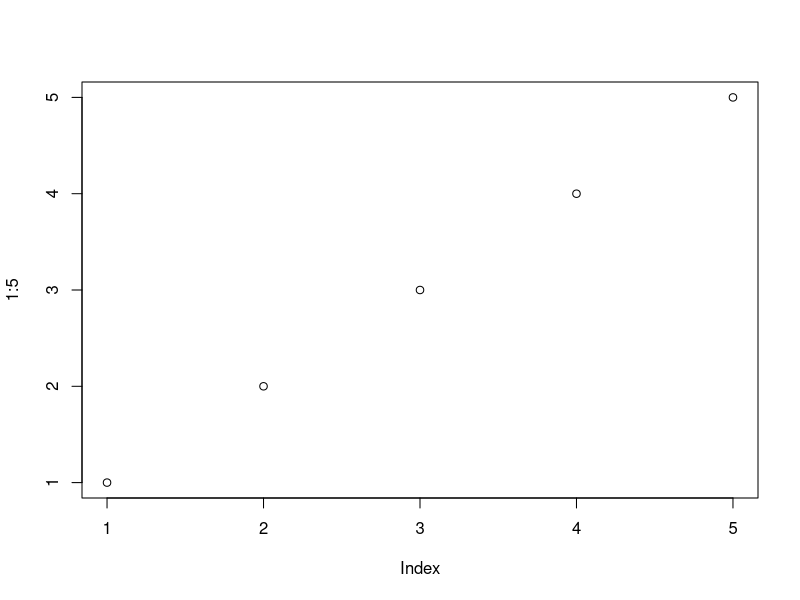
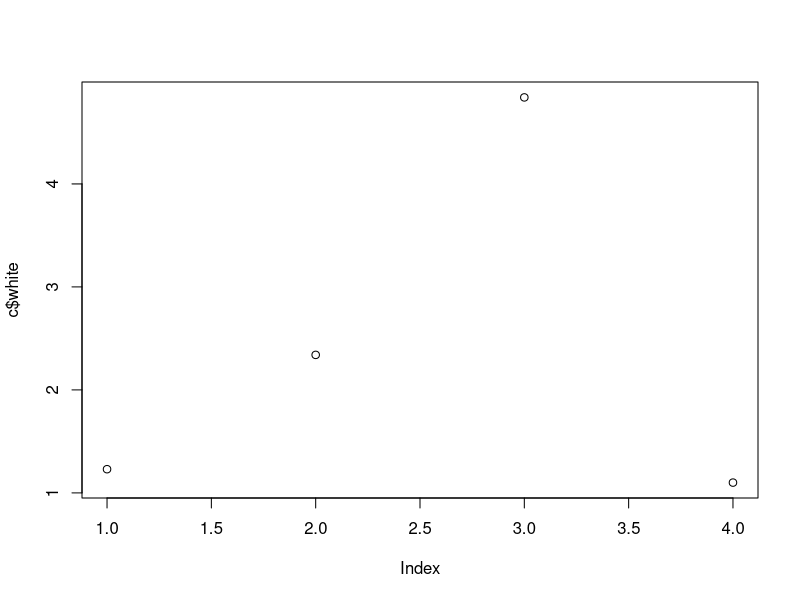
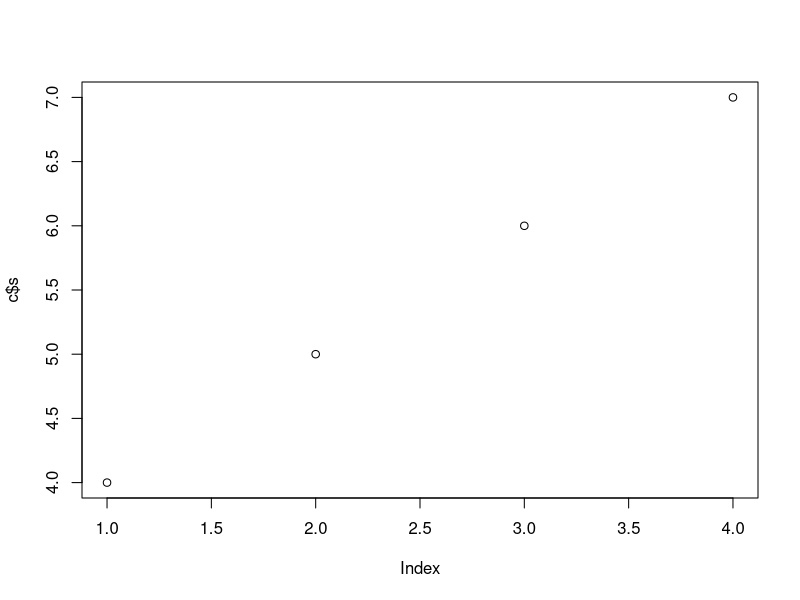
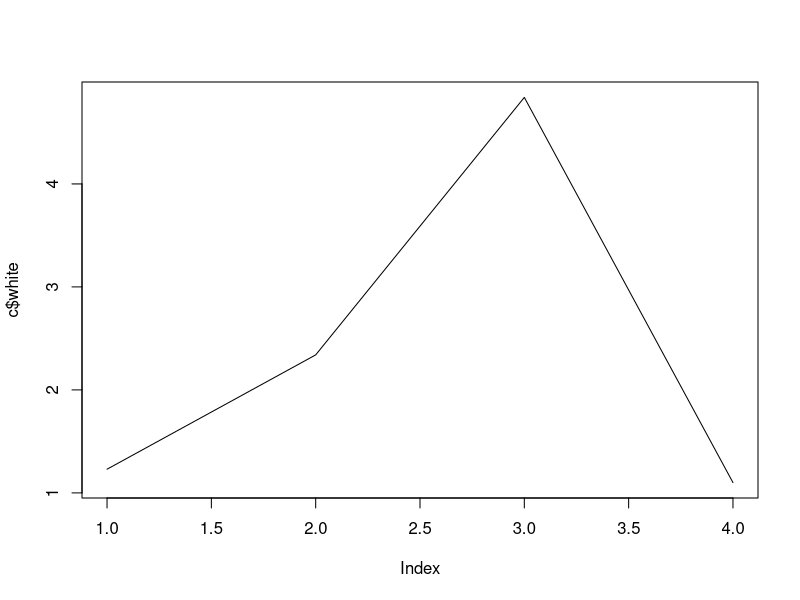
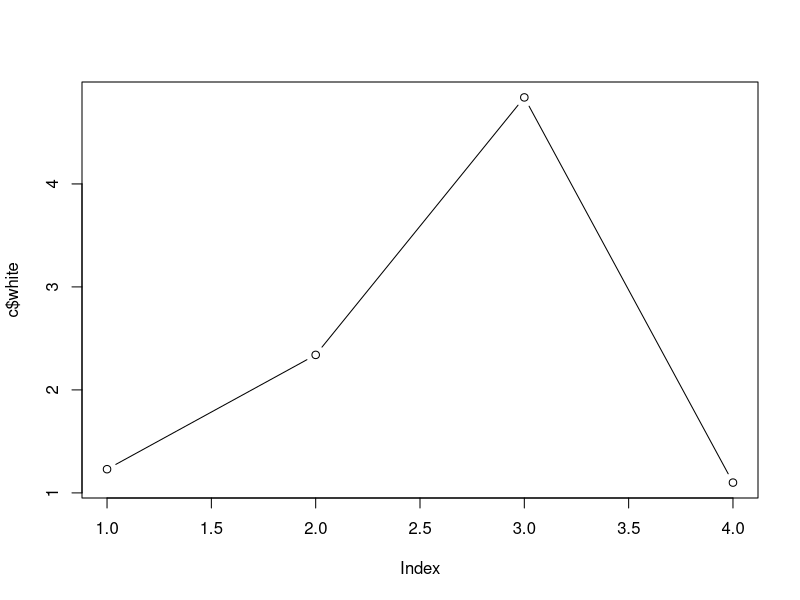
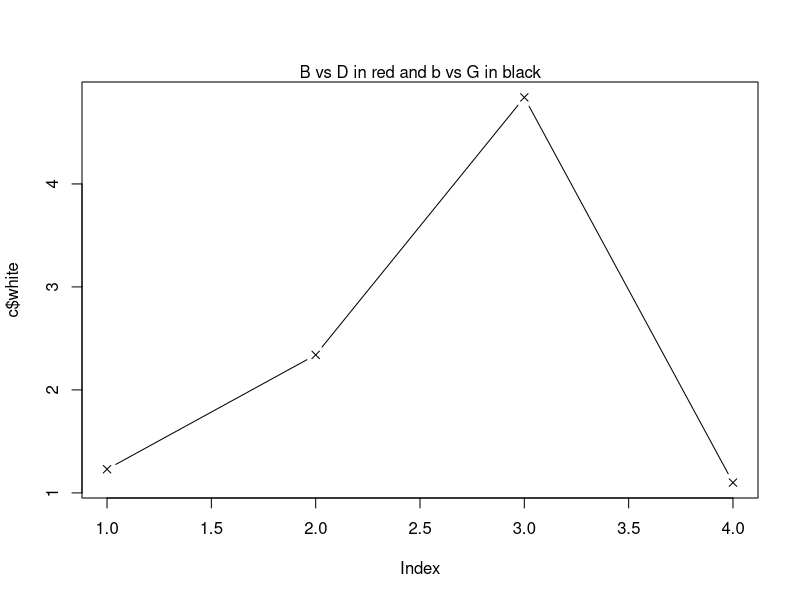
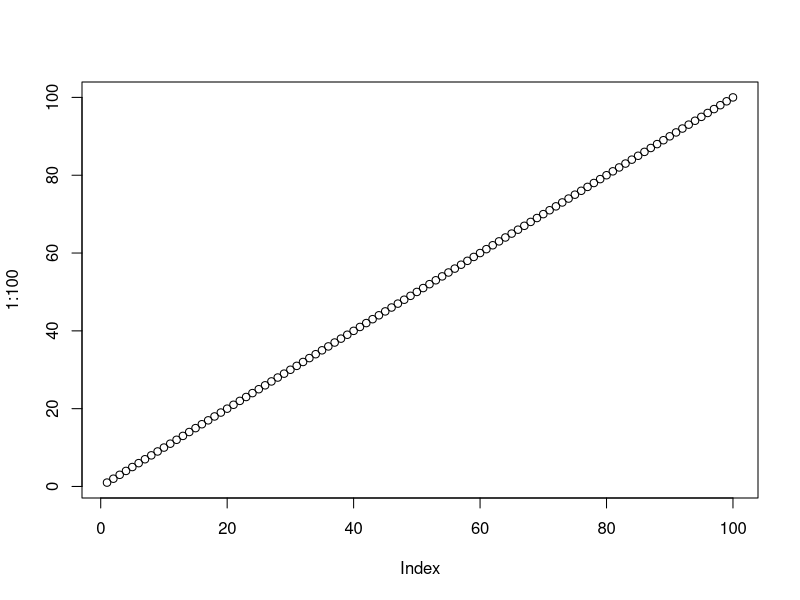
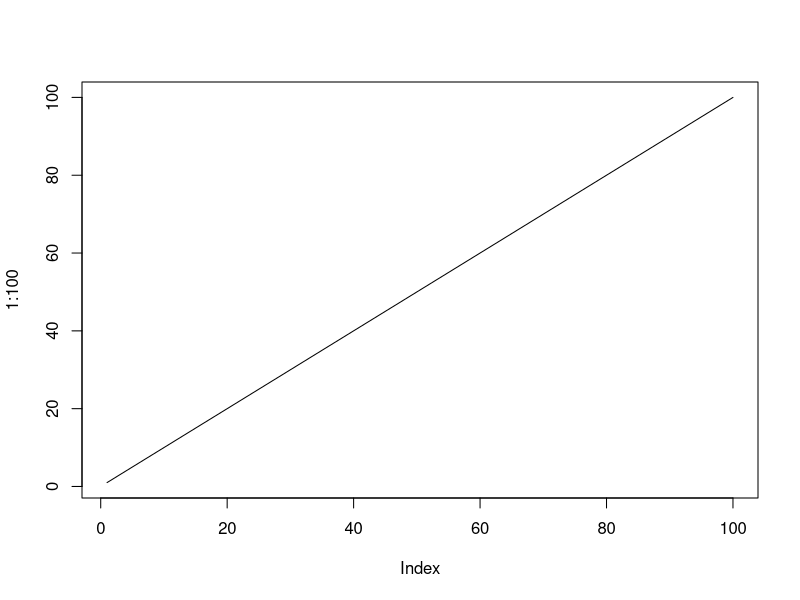

These figures' R source, in order:
#data frame=is a table or a two dimensional array like structure in which each column contains value of one variable and each row contain one set of values from each column
#creating the data frame

student<- data.frame(
  student_id=c(1:5), 
  student_name=c("d","R","T","y","g"),
  contact_number=c(23,34,23,14,15),
  start_date= (c("2012-01-01","2013-09-23","2014-11-15","2014-05-11","2015-03-27")),
  stringsASFactors= FALSE
)

student


employee<-data.frame(
  employee_ID=c(6:10),
  employee_name=c("A","S","D","F","G"),
  employee_salary=c(23,24,25,26,27),
  employee_startdate=c("2011-12-02","2015-11-04","2014-03-09","2019-03-04","2018-05-02"),
  employee_contnum=c(12,13,14,15,16),
  stringsAsFactors = F
)

employee


b<-c(1.23,2.34,4.84,1.1)
b
as.data.frame(b)
c<-as.data.frame(b)
c
str(c)
class(c)
rownames(c)
rownames(c)=c("sample1","sample2","sample3","sample4")
c

colnames(c)=c("white")
c

c$white*2
c$white/2
sum(c$white)

c$s<-c(4,5,6,7)
c$s
c
c$l<-c$white+c$s
c$l
c

c$r<-c$white-c$s
c$r
c

c$i=c$white/c$s
c

c$t=c$white*c$s
c

#second way

M<-c(1,2,3,4)
cbind(c,M)

w<-cbind(c,M)
w
p<-rbind(w,c(1,2,3,4,5,6,7))
p      
row.names(p)[5]<-"sample5"
p


#plots
plot(1:5)
plot(c$white)
plot(c$s)
plot(c$white, type ="l")#line
plot(c$white,type ="b")#dot
plot(c$white, type="b", pch=4)
mtext("B vs D in red and b vs G in black")

#dotplot
plot(1:100)
plot(1:100, type="l")
plot(1:100, type="b", pch=2)
mtext("dot plot of 100 values")
barplot(c$white)
barplot(c$white, names.arg=rownames(c))
barplot(c$white, names.arg=rownames(c), horiz=T, las=2,xlab="elapsed time(s)", main="timetrail")

barplot(c$l)
barplot(c$l, names.arg=rownames(c), horiz=T, las=1,xlab="Protein name", main="protein")


#boxplot
boxplot(c$r, c$s, names.arg=rownames(c), horiz=T, las=1, xlab="time", ylab="speed",main="BOXPLOT")
mtext("boxplot of c$s and c$r")




#histogram

?rnorm
d<- rnorm(50,mean=5, sd=10)
d
e<-rnorm(100, mean=10, sd=10)
e
hist(d)
hist(e)

boxplot(d)
boxplot(d,e)


#creating pdf
pdf("graphs.pdf")
d<- rnorm(50,mean=5, sd=10)
d
e<-rnorm(100, mean=10, sd=10)
e
hist(d)
hist(e)
barplot(c$l, names.arg=rownames(c), horiz=T, las=1,xlab="Protein name", main="protein")
boxplot(c$r, c$s, names.arg=rownames(c), horiz=T, las=1, xlab="time", ylab="speed",main="BOXPLOT")
dev.off()

#QUESTIONS
#create dataframe, dotplot, boxplot, histogram, barplot
#create pdf


a<-c(2,4,6,8,10)
f<-as.data.frame(a)
f$a

str(f)
class(f)
rownames(f)
rownames(f)<-c("row1","row2","row3","row4","row5")
colnames(f)=c("col1")